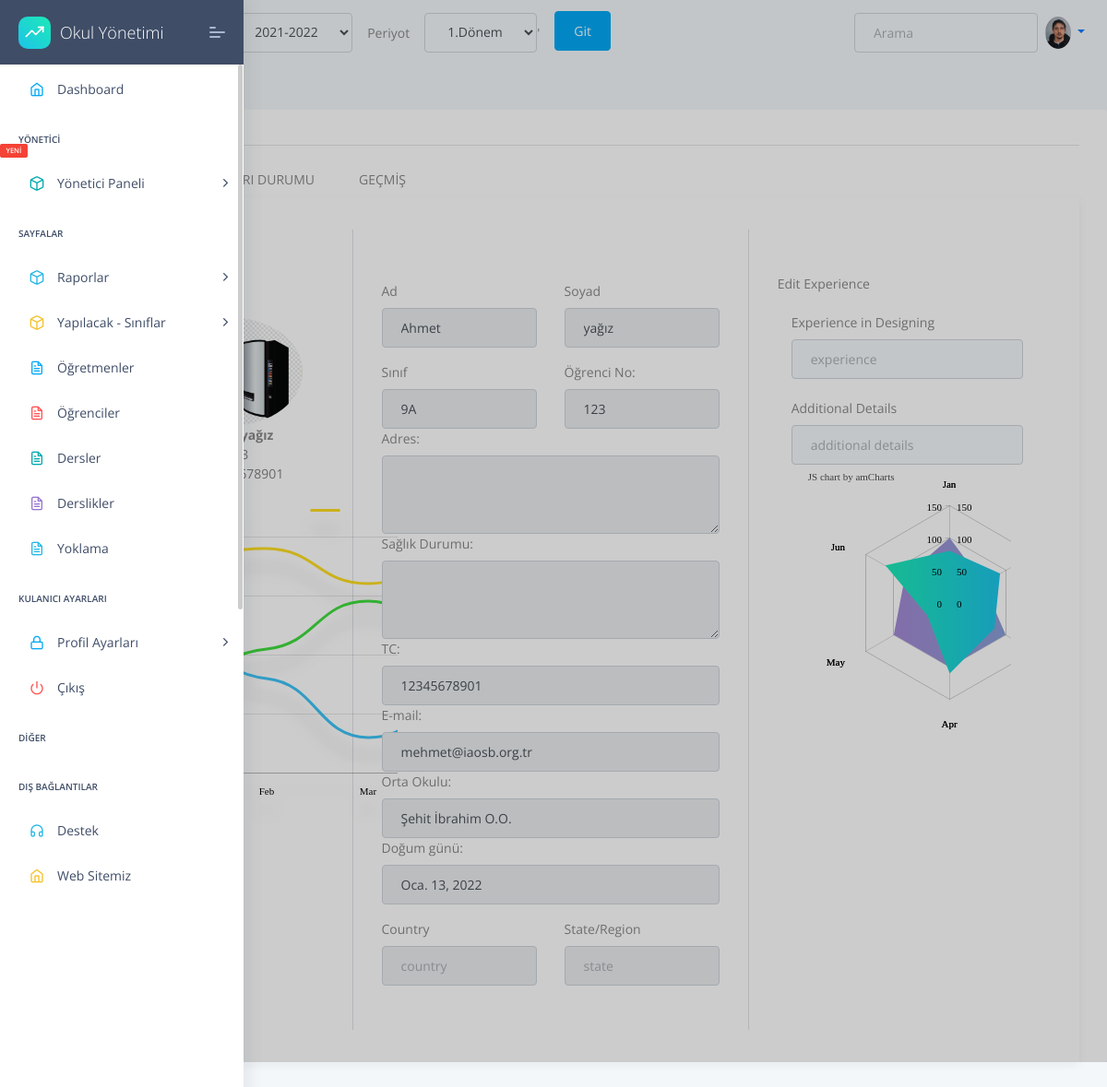
Page /student/view/5 (signed in) on the earlier database version.
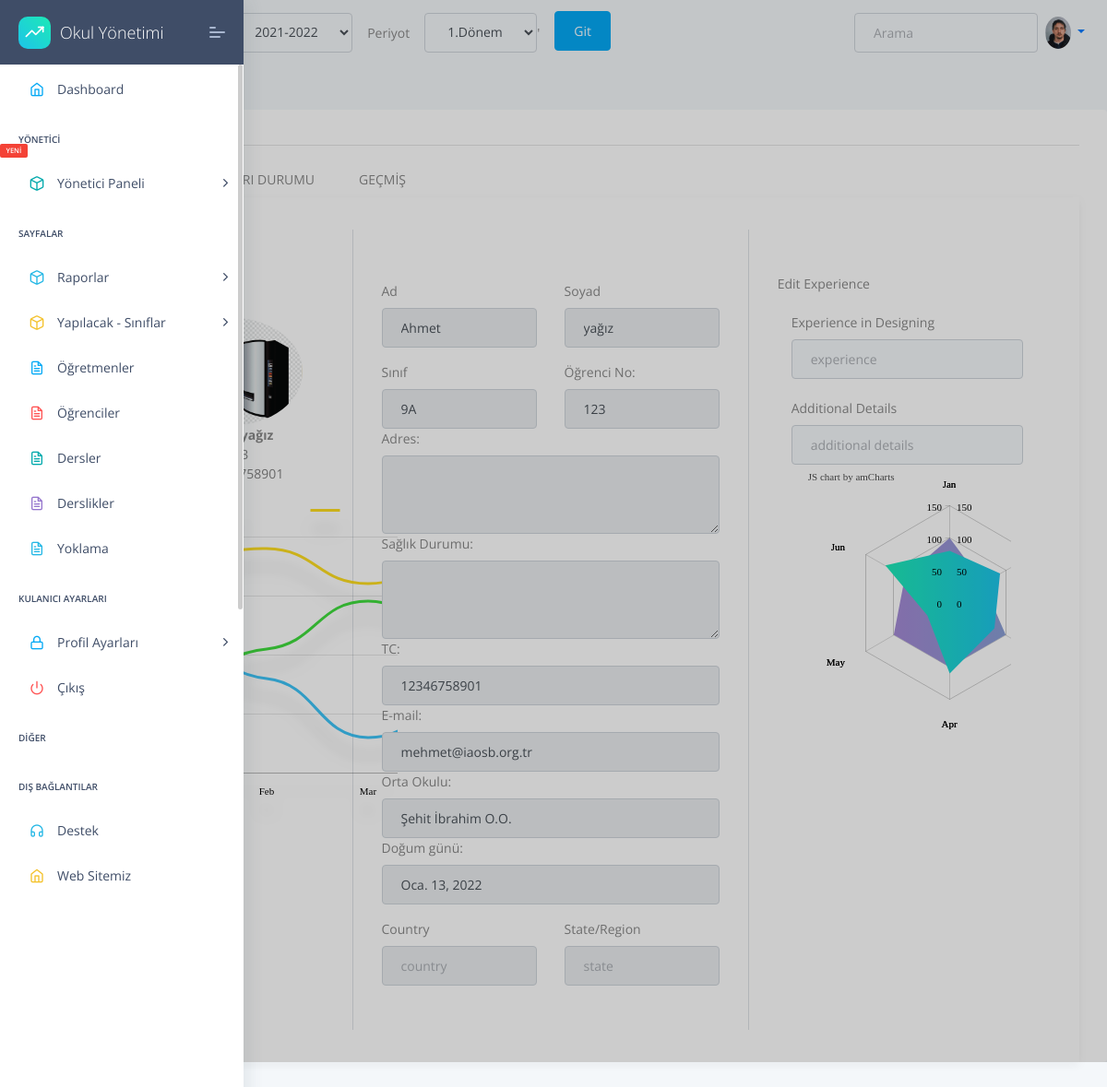
Same page on the later database version.
### apps/student/models.py (models this page shows, shortened)
class Student(models.Model):
    firstName= models.CharField(max_length=20,default="",unique=False,null=False,blank=False,)
    lastName=models.CharField(max_length=20,unique=False,null=True,blank=True,)
    TC = models.CharField(max_length=11,unique=True,null=False,blank=False,validators=[validateEven])
    phone = models.CharField(validators=[validatePhone], max_length=17,default="0",unique=False,null=True,blank=True,)
    address=models.TextField(unique=False,null=True,blank=True,)
    status=models.BooleanField(unique=False,null=True,blank=True,)
    middleSchool=models.ForeignKey(MiddleSchool,on_delete=models.CASCADE,null=True)
    number=models.IntegerField(unique=False,null=True,blank=True)
    session=models.ForeignKey(Session,on_delete=models.CASCADE,null=True)
    image=models.ImageField(upload_to=upload_location,unique=False,null=True,blank=True,default='images/person.png')
    health=models.TextField(unique=False,null=True,blank=True,)
    HESCode=models.CharField(max_length=12,unique=True,null=True,blank=True,validators=[validateHesCode])
    birtdate=DateField(("Doğum Tarihiniz"), auto_now=False, auto_now_add=False,unique=False,null=True,blank=True,)
    email=models.EmailField()
    genders=(('Kız','Kız'),
              ('Erkek','Erkek'),
              ('Diger','Diğer'),
    )
    gender=CharField(max_length=10 ,choices=genders,unique=False,blank=True,null=True)
    class Meta:
        ordering = ('firstName',)
    """def save(self, *args, **kwargs):

        if '-' not in self.HESCode:
            self.HESCode = '{0}-{1}-{2}'.format(
                 self.HESCode[:4], self.HESCode[4:9], self.HESCode[9:])
        if '-' not in self.phone:
            self.phone = '({0})-{1} {2}'.format(
                 self.phone[:4], self.phone[4:7], self.phone[7:])

        # Continue the model saving
        super(Student, self).save(*args, **kwargs)"""

class MiddleSchool(models.Model):
    name=models.CharField(max_length=100,default="")
    def __str__(self):
        return self.name

### apps/student/views.py (the view)
# urls.py: path('view/<int:pk>', views.studentView, name='student-view'),
@login_required(login_url="/login/")
def studentView(request,pk=None):
    sessionUpdate(request)
    session=Session.objects.get(active=True)
    period=Period.objects.get(active=True)
    try:
        student = Student.objects.get(id=pk)
        className = StudentList.objects.get(students=student,session=session,periods=period)
    except:
        context={
        'sessions':sessions,"periods":periods
        }
        return render(request,"student/std-list.html",context)
    context={
        'student':student,
        'studentclassName':className,
        'media_url':settings.MEDIA_URL,
        'sessions':sessions,"periods":periods
        }
    return render(request, "student/std-profile.html", context)

### apps/classes/models.py (called while the page is built)
    def __str__(self):
        return self.level.level+self.className.name

### apps/home/models.py (called while the page is built)
    def __str__(self):
      return self.session

    def __str__(self):
      return self.period

### apps/templates/student/std-profile.html (shortened to what the changed rows need)
{% extends "layouts/base.html" %}
{% block content %}
<div class="container rounded bg-white mt-5 mb-5">
    <div class="col-sm-12">
        <div class="tab-content" id="myTabContent">
            <div class="tab-pane fade show active" id="std-profile" role="tabpanel" aria-labelledby="home-tab">
                <div class="row">
                    <div class="col-md-3 border-right">
                        <div class="d-flex flex-column align-items-center text-center p-3 py-5">
                            <span class="font-weight-bold">{{student.firstName}} {{student.lastName}}</span>
                            <span class="text-black-50">{{className.className}} - {{student.number}}</span>
                            <span class="text-black-50">TC:{{student.TC}}</span>
                            <div class="d-flex flex-column align-items-center text-center ">
                                <div id="line-chart1" class="ChartShadow"
                                    style="width:50%; overflow: hidden; text-align: left;">
                                </div>
                            </div>
                        </div>
                    </div>
                    <div class="col-md-5 border-right">
                        <div class="p-3 py-5">
                            <div class="row mt-2">
                                <div class="col-md-6"><label class="labels">Ad</label><input type="text"
                                        class="form-control" placeholder="Ad" value="{{student.firstName}}" disabled>
                                </div>
                                <div class="col-md-6"><label class="labels">Soyad</label><input type="text"
                                        class="form-control" value="{{student.lastName}}" placeholder="Soyad" disabled>
                                </div>
                            </div>
                            <div class="row mt-3">
                                <div class="col-md-6"><label class="labels">Öğrenci No:</label><input type="text"
                                        class="form-control" placeholder="Okul No" value="{{student.number}}" disabled>
                                </div>
                                <div class="col-md-12"><label class="labels">TC:</label><input type="text"
                                        class="form-control" placeholder="TC" value="{{student.TC}}" disabled></div>
                                <div class="col-md-12"><label class="labels">E-mail:</label><input type="text"
                                        class="form-control" placeholder="E-mail" value="{{student.email}}" disabled>
                                </div>
                                <div class="col-md-12"><label class="labels">Orta Okulu:</label><input type="text"
                                        class="form-control" placeholder="Orta Okulu" value="{{student.middleSchool}}"
                                        disabled>
                                </div>
                                <div class="col-md-12"><label class="labels">Doğum günü:</label><input type="text"
                                        class="form-control" placeholder="Doğum günü"
                                        value="{% if student.birtdate %}{{student.birtdate}}{% endif %}" disabled></div>
                            </div>
                        </div>
                    </div>
                </div>
            </div>
        </div>
    </div>
</div>
</div>
</div>
{% endblock content %}

Differences in the rows shown:
changed Student "yağız": TC "12345678901" → "12346758901"
